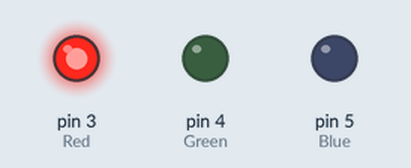
Bench run of a sketch on a simulated Arduino Uno, built with avr-gcc and run on an emulated ATmega328P. Parts: output pins drawn as LEDs (lit = HIGH).

Above: at 0.2 s.
At 0.7 s:
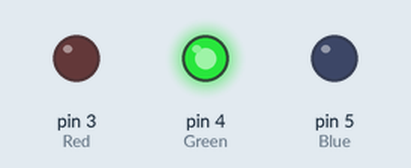
At 2.7 s:
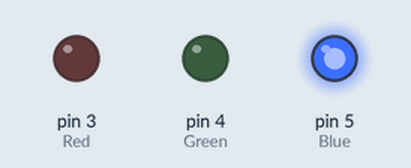
Timing chart, 0 to 3.5 s (numbered marks = the images above):
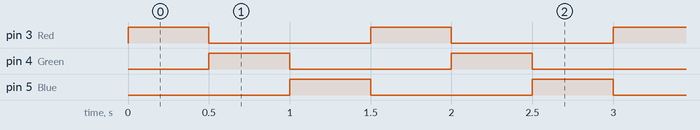

Measured:
- by itself, pin 3 (Red), pin 4 (Green), pin 5 (Blue): alternates HIGH for 0.50 s and LOW for 1.0 s
- by itself, everything shown: repeats every 1.5 s, in 4 steps

The sketch:

led_test.ino
```cpp
// Test Code: LED Cycle
void setup() {
  pinMode(3, OUTPUT); // Red
  pinMode(4, OUTPUT); // Green
  pinMode(5, OUTPUT); // Blue
}

void loop() {
  digitalWrite(3, HIGH); delay(500); digitalWrite(3, LOW); // Pulse Red
  digitalWrite(4, HIGH); delay(500); digitalWrite(4, LOW); // Pulse Green
  digitalWrite(5, HIGH); delay(500); digitalWrite(5, LOW); // Pulse Blue
}
```
